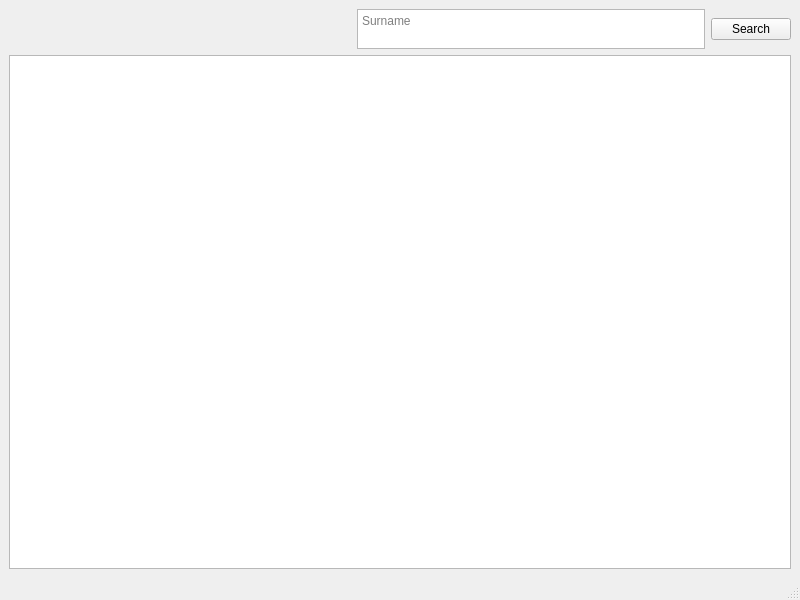
<?xml version="1.0" encoding="UTF-8"?>
<ui version="4.0">
 <class>MainWindow</class>
 <widget class="QMainWindow" name="MainWindow">
  <property name="geometry">
   <rect>
    <x>0</x>
    <y>0</y>
    <width>800</width>
    <height>600</height>
   </rect>
  </property>
  <property name="windowTitle">
   <string>MainWindow</string>
  </property>
  <widget class="QWidget" name="centralwidget">
   <layout class="QHBoxLayout" name="horizontalLayout">
    <item>
     <layout class="QVBoxLayout" name="verticalLayout_2">
      <item>
       <layout class="QHBoxLayout" name="horizontalLayout_2">
        <item>
         <spacer name="horizontalSpacer">
          <property name="orientation">
           <enum>Qt::Horizontal</enum>
          </property>
          <property name="sizeHint" stdset="0">
           <size>
            <width>40</width>
            <height>20</height>
           </size>
          </property>
         </spacer>
        </item>
        <item>
         <widget class="QTextEdit" name="searchInput">
          <property name="sizePolicy">
           <sizepolicy hsizetype="Expanding" vsizetype="Fixed">
            <horstretch>0</horstretch>
            <verstretch>0</verstretch>
           </sizepolicy>
          </property>
          <property name="minimumSize">
           <size>
            <width>0</width>
            <height>40</height>
           </size>
          </property>
          <property name="html">
           <string>&lt;!DOCTYPE HTML PUBLIC &quot;-//W3C//DTD HTML 4.0//EN&quot; &quot;http://www.w3.org/TR/REC-html40/strict.dtd&quot;&gt;
&lt;html&gt;&lt;head&gt;&lt;meta name=&quot;qrichtext&quot; content=&quot;1&quot; /&gt;&lt;style type=&quot;text/css&quot;&gt;
p, li { white-space: pre-wrap; }
&lt;/style&gt;&lt;/head&gt;&lt;body style=&quot; font-family:'MS Shell Dlg 2'; font-size:8.25pt; font-weight:400; font-style:normal;&quot;&gt;
&lt;p style=&quot;-qt-paragraph-type:empty; margin-top:0px; margin-bottom:0px; margin-left:0px; margin-right:0px; -qt-block-indent:0; text-indent:0px;&quot;&gt;&lt;br /&gt;&lt;/p&gt;&lt;/body&gt;&lt;/html&gt;</string>
          </property>
          <property name="placeholderText">
           <string>Surname</string>
          </property>
         </widget>
        </item>
        <item>
         <widget class="QPushButton" name="searchButton">
          <property name="text">
           <string>Search</string>
          </property>
         </widget>
        </item>
       </layout>
      </item>
      <item>
       <widget class="QListWidget" name="departmentsList"/>
      </item>
     </layout>
    </item>
    <item>
     <layout class="QVBoxLayout" name="teachersInfoLayout"/>
    </item>
   </layout>
  </widget>
  <widget class="QMenuBar" name="menubar">
   <property name="geometry">
    <rect>
     <x>0</x>
     <y>0</y>
     <width>800</width>
     <height>20</height>
    </rect>
   </property>
  </widget>
  <widget class="QStatusBar" name="statusbar"/>
 </widget>
 <resources/>
 <connections/>
</ui>
